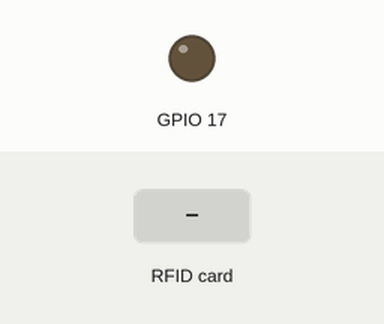
A program run on a simulated Raspberry Pi (BCM pin numbers). On the bench: output pins drawn as LEDs (lit = HIGH). Dashed ring = blinking. The inputs (shaded band) are chosen by the test bench. The RFID card's data blocks start empty; what the program prints to the terminal is not drawn.

Above: at 1.2 s.
1.3 s: RFID card 5E 7A 19 C4 held to the reader
At 1.38 s:
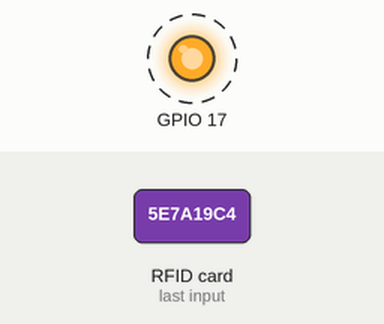
4.3 s: RFID card 33 CC 07 05 held to the reader
At 4.9 s:
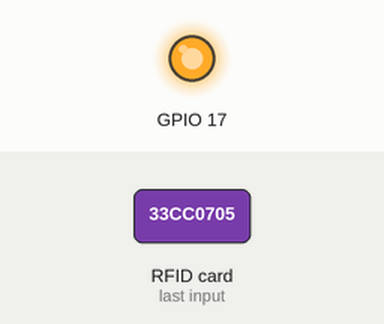
Timing chart, 0 to 7.3 s (numbered marks = the images above; inputs shaded):
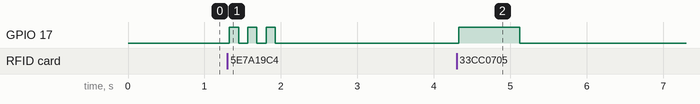

Measured:
- after the input at 1.3 s, GPIO 17: alternates HIGH for 0.12 s and LOW for 0.12 s, 6 changes in all, then stays LOW, starting at once
- after the input at 4.3 s, GPIO 17: LOW → HIGH at once, → LOW 0.80 s later

The program:

rfid_led.py
```python
#!/usr/bin/env python3
import time, gpiod
from gpiod.line import Direction, Value
from mfrc522 import SimpleMFRC522

LED_GPIO  = 17
CHIP_PATH = "/dev/gpiochip0"

cfg = gpiod.LineSettings(direction=Direction.OUTPUT, output_value=Value.INACTIVE)
req = gpiod.request_lines(CHIP_PATH, consumer="rfid-led", config={LED_GPIO: cfg})

def led_on():  req.set_value(LED_GPIO, Value.ACTIVE)
def led_off(): req.set_value(LED_GPIO, Value.INACTIVE)
def flash_success(): led_on(); time.sleep(0.8); led_off()
def flash_fail():
    for _ in range(3):
        led_on(); time.sleep(0.12)
        led_off(); time.sleep(0.12)

AUTHORIZED_UIDS = {
    "33:CC:07:05:FD": "My Test Card"
}

def format_uid(uid_int):
    b = uid_int.to_bytes((uid_int.bit_length()+7)//8 or 4, "big")
    return ":".join(f"{x:02X}" for x in b)

def main():
    reader = SimpleMFRC522()
    print("RFID ready — tap a tag (Ctrl+C to quit)")
    try:
        while True:
            uid_int, text = reader.read()
            uid = format_uid(uid_int)
            print(f"Detected UID: {uid} | Tag text: {text!r}")
            if uid in AUTHORIZED_UIDS:
                print(f"Authorized: {AUTHORIZED_UIDS[uid]}")
                flash_success()
            else:
                print("Unknown tag.")
                flash_fail()
            time.sleep(0.5)
    except KeyboardInterrupt:
        pass
    finally:
        led_off(); req.release()

if __name__ == "__main__":
    main()
```
